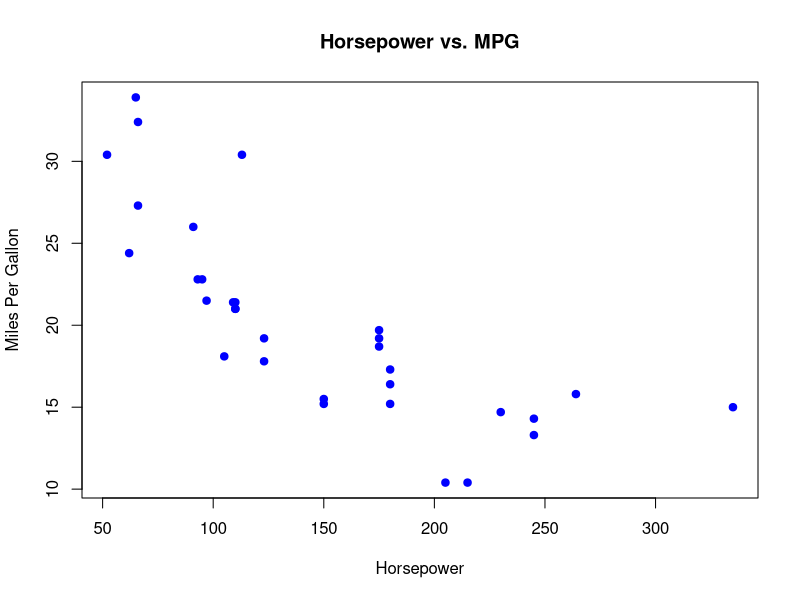

The R script that drew this image:
# Basic scatterplot of hp and mpg
plot(mtcars$hp, mtcars$mpg,
     main = "Horsepower vs. MPG",
     xlab = "Horsepower",
     ylab = "Miles Per Gallon",
     pch = 19,
     col = "blue")
